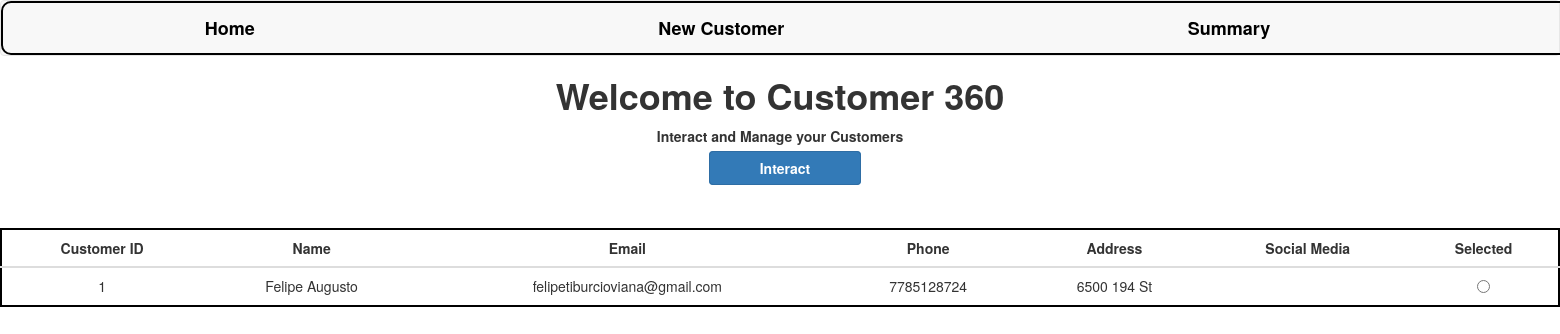
The page / on the database its author committed.
### customer360/models.py (models this page shows, shortened)
class Customer(models.Model):
    id = models.AutoField(primary_key=True)
    name = models.CharField(max_length=100)
    email = models.EmailField(max_length=100)
    phone = models.CharField(max_length=20)
    address = models.CharField(max_length=200)
    social_media = models.CharField(max_length=100, blank=True)

### customer360/views.py (the view)
# urls.py: path('',views.index,name="index"),
def index(request):
    customers = Customer.objects.all()
    context = {"customers":customers}
    return render(request,"index.html",context=context)

### customer360/templates/index.html (shortened to what this page needs)
{% extends 'base.html' %}
{% load static %}
{% block content %}
<html>
    <head>
    </head>
    <body>
        <h1>Welcome to Customer 360</h1>
        <p>Interact and Manage your Customers</p>
        <a class="btn btn-primary" style="font-weight:bold; display:inline" onclick="set_customer()">Interact</a>
        <table class="table">
            <thead>
                <tr>
                    <th>Customer ID</th>
                    <th>Name</th>
                    <th>Email</th>
                    <th>Phone</th>
                    <th>Address</th>
                    <th>Social Media</th>
                    <th>Selected</th>
                </tr>
            </thead>
            <tbody>
                {% for customer in customers %}
                    <tr>
                        <td>{{customer.id }}</td>
                        <td>{{customer.name }}</td>
                        <td>{{customer.email }}</td>
                        <td>{{customer.phone }}</td>
                        <td>{{customer.address }}</td>
                        <td>{{customer.social_media }}</td>
                        <td>
                            <input type="radio" name="selected_customers" value="{{ customer.id }}">
                        </td>
                    </tr>
                {% endfor %}
            </tbody>
        </table>
    </body>
</html>
{% endblock content %}

### static/css/main.css (style rules this page uses)
body { text-align: center; margin: auto; }
h1,p { font-weight: bold; }
table { margin: auto; border: 2px solid #000000; margin-top: 50px; border-radius: 15px; background-color: white; text-align: center; }
th { text-align: center; }
.btn { display: flex; margin-top: 10px; margin-bottom: 10px; padding-left: 50px; padding-right: 50px; text-align: left; margin-left: 10px; }

### rows shown on the page
Customer: id "1", name "Felipe Augusto", email "felipetiburcioviana@gmail.com", phone "7785128724", address "6500 194 St"
